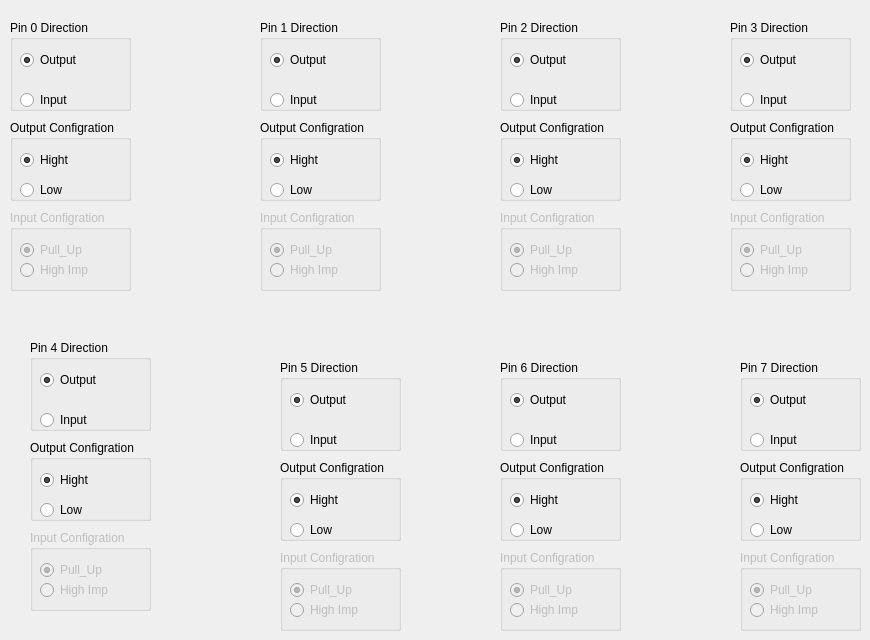
   <widget class="QWidget" name="PORTB">
    <attribute name="title">
     <string>PORTB</string>
    </attribute>
    <widget class="QGroupBox" name="Output_Group_B4">
     <property name="geometry">
      <rect>
       <x>30</x>
       <y>440</y>
       <width>121</width>
       <height>81</height>
      </rect>
     </property>
     <property name="title">
      <string>Output Configration</string>
     </property>
     <widget class="QRadioButton" name="High_Radio_B4">
      <property name="geometry">
       <rect>
        <x>10</x>
        <y>30</y>
        <width>95</width>
        <height>20</height>
       </rect>
      </property>
      <property name="text">
       <string>Hight</string>
      </property>
      <property name="checked">
       <bool>true</bool>
      </property>
     </widget>
     <widget class="QRadioButton" name="Low_Radio_B4">
      <property name="geometry">
       <rect>
        <x>10</x>
        <y>60</y>
        <width>95</width>
        <height>20</height>
       </rect>
      </property>
      <property name="text">
       <string>Low</string>
      </property>
     </widget>
    </widget>
    <widget class="QGroupBox" name="Output_Group_B2">
     <property name="geometry">
      <rect>
       <x>500</x>
       <y>120</y>
       <width>121</width>
       <height>81</height>
      </rect>
     </property>
     <property name="title">
      <string>Output Configration</string>
     </property>
     <widget class="QRadioButton" name="High_Radio_B2">
      <property name="geometry">
       <rect>
        <x>10</x>
        <y>30</y>
        <width>95</width>
        <height>20</height>
       </rect>
      </property>
      <property name="text">
       <string>Hight</string>
      </property>
      <property name="checked">
       <bool>true</bool>
      </property>
     </widget>
     <widget class="QRadioButton" name="Low_Radio_B2">
      <property name="geometry">
       <rect>
        <x>10</x>
        <y>60</y>
        <width>95</width>
        <height>20</height>
       </rect>
      </property>
      <property name="text">
       <string>Low</string>
      </property>
     </widget>
    </widget>
    <widget class="QGroupBox" name="Output_Group_B3">
     <property name="geometry">
      <rect>
       <x>730</x>
       <y>120</y>
       <width>121</width>
       <height>81</height>
      </rect>
     </property>
     <property name="title">
      <string>Output Configration</string>
     </property>
     <widget class="QRadioButton" name="High_Radio_B3">
      <property name="geometry">
       <rect>
        <x>10</x>
        <y>30</y>
        <width>95</width>
        <height>20</height>
       </rect>
      </property>
      <property name="text">
       <string>Hight</string>
      </property>
      <property name="checked">
       <bool>true</bool>
      </property>
     </widget>
     <widget class="QRadioButton" name="Low_Radio_B3">
      <property name="geometry">
       <rect>
        <x>10</x>
        <y>60</y>
        <width>95</width>
        <height>20</height>
       </rect>
      </property>
      <property name="text">
       <string>Low</string>
      </property>
     </widget>
    </widget>
    <widget class="QGroupBox" name="Input_Group_B2">
     <property name="enabled">
      <bool>false</bool>
     </property>
     <property name="geometry">
      <rect>
       <x>500</x>
       <y>210</y>
       <width>121</width>
       <height>81</height>
      </rect>
     </property>
     <property name="title">
      <string>Input Configration</string>
     </property>
     <widget class="QRadioButton" name="Pull_Up_Radio_B2">
      <property name="enabled">
       <bool>false</bool>
      </property>
      <property name="geometry">
       <rect>
        <x>10</x>
        <y>30</y>
        <width>95</width>
        <height>20</height>
       </rect>
      </property>
      <property name="text">
       <string>Pull_Up</string>
      </property>
      <property name="checked">
       <bool>true</bool>
      </property>
      <property name="autoRepeat">
       <bool>false</bool>
      </property>
     </widget>
     <widget class="QRadioButton" name="High_Imp_Radio_B2">
      <property name="geometry">
       <rect>
        <x>10</x>
        <y>50</y>
        <width>95</width>
        <height>20</height>
       </rect>
      </property>
      <property name="text">
       <string>High Imp</string>
      </property>
     </widget>
    </widget>
    <widget class="QGroupBox" name="Output_Group_B5">
     <property name="geometry">
      <rect>
       <x>280</x>
       <y>460</y>
       <width>121</width>
       <height>81</height>
      </rect>
     </property>
     <property name="title">
      <string>Output Configration</string>
     </property>
     <widget class="QRadioButton" name="High_Radio_B5">
      <property name="geometry">
       <rect>
        <x>10</x>
        <y>30</y>
        <width>95</width>
        <height>20</height>
       </rect>
      </property>
      <property name="text">
       <string>Hight</string>
      </property>
      <property name="checked">
       <bool>true</bool>
      </property>
     </widget>
     <widget class="QRadioButton" name="Low_Radio_B5">
      <property name="geometry">
       <rect>
        <x>10</x>
        <y>60</y>
        <width>95</width>
        <height>20</height>
       </rect>
      </property>
      <property name="text">
       <string>Low</string>
      </property>
     </widget>
    </widget>
    <widget class="QGroupBox" name="Pin_0_Group_B3">
     <property name="geometry">
      <rect>
       <x>730</x>
       <y>20</y>
       <width>121</width>
       <height>91</height>
      </rect>
     </property>
     <property name="title">
      <string>Pin 3 Direction</string>
     </property>
     <widget class="QRadioButton" name="Output_Radio_B3">
      <property name="geometry">
       <rect>
        <x>10</x>
        <y>30</y>
        <width>95</width>
        <height>20</height>
       </rect>
      </property>
      <property name="text">
       <string>Output</string>
      </property>
      <property name="checked">
       <bool>true</bool>
      </property>
     </widget>
     <widget class="QRadioButton" name="Input_Radio_B3">
      <property name="geometry">
       <rect>
        <x>10</x>
        <y>70</y>
        <width>95</width>
        <height>20</height>
       </rect>
      </property>
      <property name="text">
       <string>Input</string>
      </property>
      <property name="checked">
       <bool>false</bool>
      </property>
     </widget>
    </widget>
    <widget class="QGroupBox" name="Input_Group_B7">
     <property name="enabled">
      <bool>false</bool>
     </property>
     <property name="geometry">
      <rect>
       <x>740</x>
       <y>550</y>
       <width>121</width>
       <height>81</height>
      </rect>
     </property>
     <property name="title">
      <string>Input Configration</string>
     </property>
     <widget class="QRadioButton" name="Pull_Up_Radio_B7">
      <property name="enabled">
       <bool>false</bool>
      </property>
      <property name="geometry">
       <rect>
        <x>10</x>
        <y>30</y>
        <width>95</width>
        <height>20</height>
       </rect>
      </property>
      <property name="text">
       <string>Pull_Up</string>
      </property>
      <property name="checked">
       <bool>true</bool>
      </property>
      <property name="autoRepeat">
       <bool>false</bool>
      </property>
     </widget>
     <widget class="QRadioButton" name="High_Imp_Radio_B7">
      <property name="geometry">
       <rect>
        <x>10</x>
        <y>50</y>
        <width>95</width>
        <height>20</height>
       </rect>
      </property>
      <property name="text">
       <string>High Imp</string>
      </property>
     </widget>
    </widget>
    <widget class="QGroupBox" name="Pin_0_Group_B4">
     <property name="geometry">
      <rect>
       <x>30</x>
       <y>340</y>
       <width>121</width>
       <height>91</height>
      </rect>
     </property>
     <property name="title">
      <string>Pin 4 Direction</string>
     </property>
     <widget class="QRadioButton" name="Output_Radio_B4">
      <property name="geometry">
       <rect>
        <x>10</x>
        <y>30</y>
        <width>95</width>
        <height>20</height>
       </rect>
      </property>
      <property name="text">
       <string>Output</string>
      </property>
      <property name="checked">
       <bool>true</bool>
      </property>
     </widget>
     <widget class="QRadioButton" name="Input_Radio_B4">
      <property name="geometry">
       <rect>
        <x>10</x>
        <y>70</y>
        <width>95</width>
        <height>20</height>
       </rect>
      </property>
      <property name="text">
       <string>Input</string>
      </property>
      <property name="checked">
       <bool>false</bool>
      </property>
     </widget>
    </widget>
    <widget class="QGroupBox" name="Input_Group_B6">
     <property name="enabled">
      <bool>false</bool>
     </property>
     <property name="geometry">
      <rect>
       <x>500</x>
       <y>550</y>
       <width>121</width>
       <height>81</height>
      </rect>
     </property>
     <property name="title">
      <string>Input Configration</string>
     </property>
     <widget class="QRadioButton" name="Pull_Up_Radio_B6">
      <property name="enabled">
       <bool>false</bool>
      </property>
      <property name="geometry">
       <rect>
        <x>10</x>
        <y>30</y>
        <width>95</width>
        <height>20</height>
       </rect>
      </property>
      <property name="text">
       <string>Pull_Up</string>
      </property>
      <property name="checked">
       <bool>true</bool>
      </property>
      <property name="autoRepeat">
       <bool>false</bool>
      </property>
     </widget>
     <widget class="QRadioButton" name="High_Imp_Radio_B6">
      <property name="geometry">
       <rect>
        <x>10</x>
        <y>50</y>
        <width>95</width>
        <height>20</height>
       </rect>
      </property>
      <property name="text">
       <string>High Imp</string>
      </property>
     </widget>
    </widget>
    <widget class="QGroupBox" name="Pin_0_Group_B6">
     <property name="geometry">
      <rect>
       <x>500</x>
       <y>360</y>
       <width>121</width>
       <height>91</height>
      </rect>
     </property>
     <property name="title">
      <string>Pin 6 Direction</string>
     </property>
     <widget class="QRadioButton" name="Output_Radio_B6">
      <property name="geometry">
       <rect>
        <x>10</x>
        <y>30</y>
        <width>95</width>
        <height>20</height>
       </rect>
      </property>
      <property name="text">
       <string>Output</string>
      </property>
      <property name="checked">
       <bool>true</bool>
      </property>
     </widget>
     <widget class="QRadioButton" name="Input_Radio_B6">
      <property name="geometry">
       <rect>
        <x>10</x>
        <y>70</y>
        <width>95</width>
        <height>20</height>
       </rect>
      </property>
      <property name="text">
       <string>Input</string>
      </property>
      <property name="checked">
       <bool>false</bool>
      </property>
     </widget>
    </widget>
    <widget class="QGroupBox" name="Pin_0_Group_B1">
     <property name="geometry">
      <rect>
       <x>260</x>
       <y>20</y>
       <width>121</width>
       <height>91</height>
      </rect>
     </property>
     <property name="title">
      <string>Pin 1 Direction</string>
     </property>
     <widget class="QRadioButton" name="Output_Radio_B1">
      <property name="geometry">
       <rect>
        <x>10</x>
        <y>30</y>
        <width>95</width>
        <height>20</height>
       </rect>
      </property>
      <property name="text">
       <string>Output</string>
      </property>
      <property name="checked">
       <bool>true</bool>
      </property>
     </widget>
     <widget class="QRadioButton" name="Input_Radio_B1">
      <property name="geometry">
       <rect>
        <x>10</x>
        <y>70</y>
        <width>95</width>
        <height>20</height>
       </rect>
      </property>
      <property name="text">
       <string>Input</string>
      </property>
      <property name="checked">
       <bool>false</bool>
      </property>
     </widget>
    </widget>
    <widget class="QGroupBox" name="Pin_0_Group_B5">
     <property name="geometry">
      <rect>
       <x>280</x>
       <y>360</y>
       <width>121</width>
       <height>91</height>
      </rect>
     </property>
     <property name="title">
      <string>Pin 5 Direction</string>
     </property>
     <widget class="QRadioButton" name="Output_Radio_B5">
      <property name="geometry">
       <rect>
        <x>10</x>
        <y>30</y>
        <width>95</width>
        <height>20</height>
       </rect>
      </property>
      <property name="text">
       <string>Output</string>
      </property>
      <property name="checked">
       <bool>true</bool>
      </property>
     </widget>
     <widget class="QRadioButton" name="Input_Radio_B5">
      <property name="geometry">
       <rect>
        <x>10</x>
        <y>70</y>
        <width>95</width>
        <height>20</height>
       </rect>
      </property>
      <property name="text">
       <string>Input</string>
      </property>
      <property name="checked">
       <bool>false</bool>
      </property>
     </widget>
    </widget>
    <widget class="QGroupBox" name="Input_Group_B5">
     <property name="enabled">
      <bool>false</bool>
     </property>
     <property name="geometry">
      <rect>
       <x>280</x>
       <y>550</y>
       <width>121</width>
       <height>81</height>
      </rect>
     </property>
     <property name="title">
      <string>Input Configration</string>
     </property>
     <widget class="QRadioButton" name="Pull_Up_Radio_B5">
      <property name="enabled">
       <bool>false</bool>
      </property>
      <property name="geometry">
       <rect>
        <x>10</x>
        <y>30</y>
        <width>95</width>
        <height>20</height>
       </rect>
      </property>
      <property name="text">
       <string>Pull_Up</string>
      </property>
      <property name="checked">
       <bool>true</bool>
      </property>
      <property name="autoRepeat">
       <bool>false</bool>
      </property>
     </widget>
     <widget class="QRadioButton" name="High_Imp_Radio_B5">
      <property name="geometry">
       <rect>
        <x>10</x>
        <y>50</y>
        <width>95</width>
        <height>20</height>
       </rect>
      </property>
      <property name="text">
       <string>High Imp</string>
      </property>
     </widget>
    </widget>
    <widget class="QGroupBox" name="Output_Group_B7">
     <property name="geometry">
      <rect>
       <x>740</x>
       <y>460</y>
       <width>121</width>
       <height>81</height>
      </rect>
     </property>
     <property name="title">
      <string>Output Configration</string>
     </property>
     <widget class="QRadioButton" name="High_Radio_B7">
      <property name="geometry">
       <rect>
        <x>10</x>
        <y>30</y>
        <width>95</width>
        <height>20</height>
       </rect>
      </property>
      <property name="text">
       <string>Hight</string>
      </property>
      <property name="checked">
       <bool>true</bool>
      </property>
     </widget>
     <widget class="QRadioButton" name="Low_Radio_B7">
      <property name="geometry">
       <rect>
        <x>10</x>
        <y>60</y>
        <width>95</width>
        <height>20</height>
       </rect>
      </property>
      <property name="text">
       <string>Low</string>
      </property>
     </widget>
    </widget>
    <widget class="QGroupBox" name="Pin_0_Group_B2">
     <property name="geometry">
      <rect>
       <x>500</x>
       <y>20</y>
       <width>121</width>
       <height>91</height>
      </rect>
     </property>
     <property name="title">
      <string>Pin 2 Direction</string>
     </property>
     <widget class="QRadioButton" name="Output_Radio_B2">
      <property name="geometry">
       <rect>
        <x>10</x>
        <y>30</y>
        <width>95</width>
        <height>20</height>
       </rect>
      </property>
      <property name="text">
       <string>Output</string>
      </property>
      <property name="checked">
       <bool>true</bool>
      </property>
     </widget>
     <widget class="QRadioButton" name="Input_Radio_B2">
      <property name="geometry">
       <rect>
        <x>10</x>
        <y>70</y>
        <width>95</width>
        <height>20</height>
       </rect>
      </property>
      <property name="text">
       <string>Input</string>
      </property>
      <property name="checked">
       <bool>false</bool>
      </property>
     </widget>
    </widget>
    <widget class="QGroupBox" name="Input_Group_B3">
     <property name="enabled">
      <bool>false</bool>
     </property>
     <property name="geometry">
      <rect>
       <x>730</x>
       <y>210</y>
       <width>121</width>
       <height>81</height>
      </rect>
     </property>
     <property name="title">
      <string>Input Configration</string>
     </property>
     <widget class="QRadioButton" name="Pull_Up_Radio_B3">
      <property name="enabled">
       <bool>false</bool>
      </property>
      <property name="geometry">
       <rect>
        <x>10</x>
        <y>30</y>
        <width>95</width>
        <height>20</height>
       </rect>
      </property>
      <property name="text">
       <string>Pull_Up</string>
      </property>
      <property name="checked">
       <bool>true</bool>
      </property>
      <property name="autoRepeat">
       <bool>false</bool>
      </property>
     </widget>
     <widget class="QRadioButton" name="High_Imp_Radio_B3">
      <property name="geometry">
       <rect>
        <x>10</x>
        <y>50</y>
        <width>95</width>
        <height>20</height>
       </rect>
      </property>
      <property name="text">
       <string>High Imp</string>
      </property>
     </widget>
    </widget>
    <widget class="QGroupBox" name="Output_Group_B0">
     <property name="geometry">
      <rect>
       <x>10</x>
       <y>120</y>
       <width>121</width>
       <height>81</height>
      </rect>
     </property>
     <property name="title">
      <string>Output Configration</string>
     </property>
     <widget class="QRadioButton" name="High_Radio_B0">
      <property name="geometry">
       <rect>
        <x>10</x>
        <y>30</y>
        <width>95</width>
        <height>20</height>
       </rect>
      </property>
      <property name="text">
       <string>Hight</string>
      </property>
      <property name="checked">
       <bool>true</bool>
      </property>
     </widget>
     <widget class="QRadioButton" name="Low_Radio_B0">
      <property name="geometry">
       <rect>
        <x>10</x>
        <y>60</y>
        <width>95</width>
        <height>20</height>
       </rect>
      </property>
      <property name="text">
       <string>Low</string>
      </property>
     </widget>
    </widget>
    <widget class="QGroupBox" name="Pin_0_Group_B7">
     <property name="geometry">
      <rect>
       <x>740</x>
       <y>360</y>
       <width>121</width>
       <height>91</height>
      </rect>
     </property>
     <property name="title">
      <string>Pin 7 Direction</string>
     </property>
     <widget class="QRadioButton" name="Output_Radio_B7">
      <property name="geometry">
       <rect>
        <x>10</x>
        <y>30</y>
        <width>95</width>
        <height>20</height>
       </rect>
      </property>
      <property name="text">
       <string>Output</string>
      </property>
      <property name="checked">
       <bool>true</bool>
      </property>
     </widget>
     <widget class="QRadioButton" name="Input_Radio_B7">
      <property name="geometry">
       <rect>
        <x>10</x>
        <y>70</y>
        <width>95</width>
        <height>20</height>
       </rect>
      </property>
      <property name="text">
       <string>Input</string>
      </property>
      <property name="checked">
       <bool>false</bool>
      </property>
     </widget>
    </widget>
    <widget class="QGroupBox" name="Pin_0_Group_B0">
     <property name="geometry">
      <rect>
       <x>10</x>
       <y>20</y>
       <width>121</width>
       <height>91</height>
      </rect>
     </property>
     <property name="title">
      <string>Pin 0 Direction</string>
     </property>
     <widget class="QRadioButton" name="Output_Radio_B0">
      <property name="geometry">
       <rect>
        <x>10</x>
        <y>30</y>
        <width>95</width>
        <height>20</height>
       </rect>
      </property>
      <property name="text">
       <string>Output</string>
      </property>
      <property name="checked">
       <bool>true</bool>
      </property>
     </widget>
     <widget class="QRadioButton" name="Input_Radio_B0">
      <property name="geometry">
       <rect>
        <x>10</x>
        <y>70</y>
        <width>95</width>
        <height>20</height>
       </rect>
      </property>
      <property name="text">
       <string>Input</string>
      </property>
      <property name="checked">
       <bool>false</bool>
      </property>
     </widget>
    </widget>
    <widget class="QGroupBox" name="Input_Group_B0">
     <property name="enabled">
      <bool>false</bool>
     </property>
     <property name="geometry">
      <rect>
       <x>10</x>
       <y>210</y>
       <width>121</width>
       <height>81</height>
      </rect>
     </property>
     <property name="title">
      <string>Input Configration</string>
     </property>
     <widget class="QRadioButton" name="Pull_Up_Radio_B0">
      <property name="enabled">
       <bool>false</bool>
      </property>
      <property name="geometry">
       <rect>
        <x>10</x>
        <y>30</y>
        <width>95</width>
        <height>20</height>
       </rect>
      </property>
      <property name="text">
       <string>Pull_Up</string>
      </property>
      <property name="checked">
       <bool>true</bool>
      </property>
      <property name="autoRepeat">
       <bool>false</bool>
      </property>
     </widget>
     <widget class="QRadioButton" name="High_Imp_Radio_B0">
      <property name="geometry">
       <rect>
        <x>10</x>
        <y>50</y>
        <width>95</width>
        <height>20</height>
       </rect>
      </property>
      <property name="text">
       <string>High Imp</string>
      </property>
     </widget>
    </widget>
    <widget class="QGroupBox" name="Output_Group_B6">
     <property name="geometry">
      <rect>
       <x>500</x>
       <y>460</y>
       <width>121</width>
       <height>81</height>
      </rect>
     </property>
     <property name="title">
      <string>Output Configration</string>
     </property>
     <widget class="QRadioButton" name="High_Radio_B6">
      <property name="geometry">
       <rect>
        <x>10</x>
        <y>30</y>
        <width>95</width>
        <height>20</height>
       </rect>
      </property>
      <property name="text">
       <string>Hight</string>
      </property>
      <property name="checked">
       <bool>true</bool>
      </property>
     </widget>
     <widget class="QRadioButton" name="Low_Radio_B6">
      <property name="geometry">
       <rect>
        <x>10</x>
        <y>60</y>
        <width>95</width>
        <height>20</height>
       </rect>
      </property>
      <property name="text">
       <string>Low</string>
      </property>
     </widget>
    </widget>
    <widget class="QGroupBox" name="Input_Group_B1">
     <property name="enabled">
      <bool>false</bool>
     </property>
     <property name="geometry">
      <rect>
       <x>260</x>
       <y>210</y>
       <width>121</width>
       <height>81</height>
      </rect>
     </property>
     <property name="title">
      <string>Input Configration</string>
     </property>
     <widget class="QRadioButton" name="Pull_Up_Radio_B1">
      <property name="enabled">
       <bool>false</bool>
      </property>
      <property name="geometry">
       <rect>
        <x>10</x>
        <y>30</y>
        <width>95</width>
        <height>20</height>
       </rect>
      </property>
      <property name="text">
       <string>Pull_Up</string>
      </property>
      <property name="checked">
       <bool>true</bool>
      </property>
      <property name="autoRepeat">
       <bool>false</bool>
      </property>
     </widget>
     <widget class="QRadioButton" name="High_Imp_Radio_B1">
      <property name="geometry">
       <rect>
        <x>10</x>
        <y>50</y>
        <width>95</width>
        <height>20</height>
       </rect>
      </property>
      <property name="text">
       <string>High Imp</string>
      </property>
     </widget>
    </widget>
    <widget class="QGroupBox" name="Output_Group_B1">
     <property name="geometry">
      <rect>
       <x>260</x>
       <y>120</y>
       <width>121</width>
       <height>81</height>
      </rect>
     </property>
     <property name="title">
      <string>Output Configration</string>
     </property>
     <widget class="QRadioButton" name="High_Radio_B1">
      <property name="geometry">
       <rect>
        <x>10</x>
        <y>30</y>
        <width>95</width>
        <height>20</height>
       </rect>
      </property>
      <property name="text">
       <string>Hight</string>
      </property>
      <property name="checked">
       <bool>true</bool>
      </property>
     </widget>
     <widget class="QRadioButton" name="Low_Radio_B1">
      <property name="geometry">
       <rect>
        <x>10</x>
        <y>60</y>
        <width>95</width>
        <height>20</height>
       </rect>
      </property>
      <property name="text">
       <string>Low</string>
      </property>
     </widget>
    </widget>
    <widget class="QGroupBox" name="Input_Group_B4">
     <property name="enabled">
      <bool>false</bool>
     </property>
     <property name="geometry">
      <rect>
       <x>30</x>
       <y>530</y>
       <width>121</width>
       <height>81</height>
      </rect>
     </property>
     <property name="title">
      <string>Input Configration</string>
     </property>
     <widget class="QRadioButton" name="Pull_Up_Radio_B4">
      <property name="enabled">
       <bool>false</bool>
      </property>
      <property name="geometry">
       <rect>
        <x>10</x>
        <y>30</y>
        <width>95</width>
        <height>20</height>
       </rect>
      </property>
      <property name="text">
       <string>Pull_Up</string>
      </property>
      <property name="checked">
       <bool>true</bool>
      </property>
      <property name="autoRepeat">
       <bool>false</bool>
      </property>
     </widget>
     <widget class="QRadioButton" name="High_Imp_Radio_B4">
      <property name="geometry">
       <rect>
        <x>10</x>
        <y>50</y>
        <width>95</width>
        <height>20</height>
       </rect>
      </property>
      <property name="text">
       <string>High Imp</string>
      </property>
     </widget>
    </widget>
   </widget>
